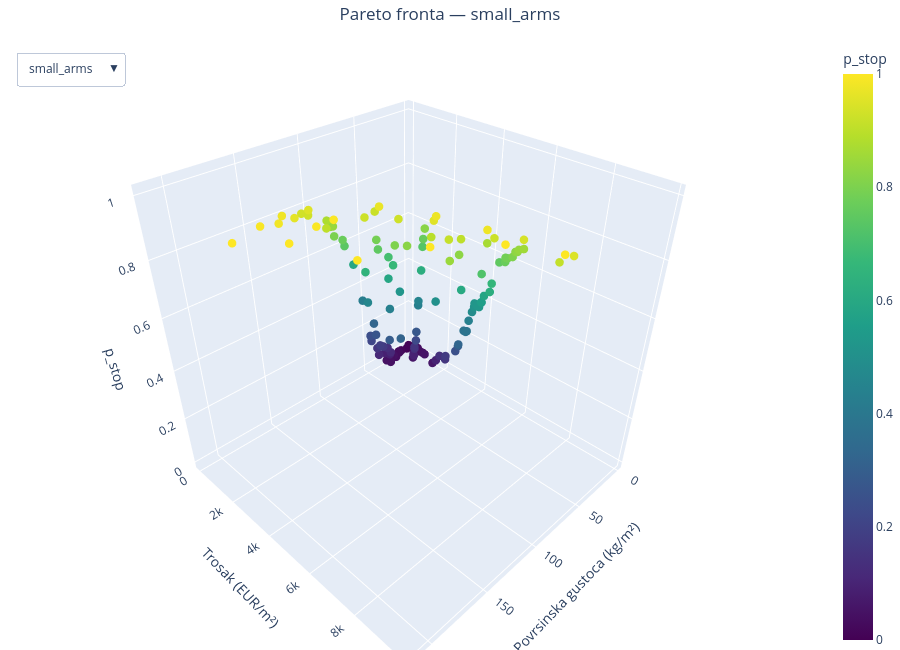

Here is the notebook cell this chart was saved with:
### Markdown cell above
**Rezultat:** ukupno 452 ne-dominirana rješenja (small_arms 197, fpv_drone 91, at_rocket 83, tank_apfsds 81), sve pri worst-case 0°.

### Code cell
# ── ONE interactive 3D scatter, faceted by threat via dropdown ──────
fig = go.Figure()

threats_ordered = list(THREAT_CLASSES.keys())
trace_visibility = {}

for threat in threats_ordered:
    sub = pareto_df[pareto_df['threat'] == threat]
    passive = sub[~sub['active']]
    active  = sub[ sub['active']]

    hover_template = (
        '<b>%{customdata[0]}</b><br>'
        'p_stop = %{z:.3f}<br>'
        'AD     = %{x:.1f} kg/m²<br>'
        'Trosak = %{y:,.0f} €/m²<br>'
        'Slojevi = %{customdata[1]}'
        '<extra></extra>'
    )
    if not passive.empty:
        fig.add_trace(go.Scatter3d(
            x=passive['areal_density'], y=passive['cost_per_m2'], z=passive['p_stop'],
            mode='markers',
            marker=dict(size=5, color=passive['p_stop'],
                        colorscale='Viridis', cmin=0, cmax=1,
                        showscale=True, colorbar=dict(title='p_stop'),
                        symbol='circle'),
            name=f'{threat} — pasivno',
            customdata=passive[['config', 'n_layers']].astype(str).values,
            hovertemplate=hover_template,
            visible=(threat == 'small_arms'),
        ))
    if not active.empty:
        fig.add_trace(go.Scatter3d(
            x=active['areal_density'], y=active['cost_per_m2'], z=active['p_stop'],
            mode='markers',
            marker=dict(size=7, color=active['p_stop'],
                        colorscale='Cividis', cmin=0, cmax=1,
                        showscale=False, symbol='diamond',
                        line=dict(color='black', width=1)),
            name=f'{threat} — koristi aktivni materijal',
            customdata=active[['config', 'n_layers']].astype(str).values,
            hovertemplate=hover_template,
            visible=(threat == 'small_arms'),
        ))

# Build dropdown buttons that toggle visibility per threat
buttons = []
for sel_threat in threats_ordered:
    visibility = []
    for trace in fig.data:
        visibility.append(trace.name.startswith(sel_threat))
    buttons.append(dict(label=sel_threat, method='update',
                        args=[{'visible': visibility},
                              {'title.text': f'Pareto fronta — {sel_threat}'}]))

fig.update_layout(
    title=dict(text='Pareto fronta — small_arms', x=0.5),
    scene=dict(
        xaxis_title='Povrsinska gustoca (kg/m²)',
        yaxis_title='Trosak (EUR/m²)',
        zaxis_title='p_stop',
    ),
    updatemenus=[dict(buttons=buttons, direction='down', showactive=True,
                      x=0.02, xanchor='left', y=0.98, yanchor='top')],
    margin=dict(l=0, r=0, b=0, t=40),
    height=650,
)
fig.write_html(str(REPORT_DIR / '22_interactive_pareto.html'))
print(f'Saved interactive plot → {REPORT_DIR / "22_interactive_pareto.html"}')
fig.show()
